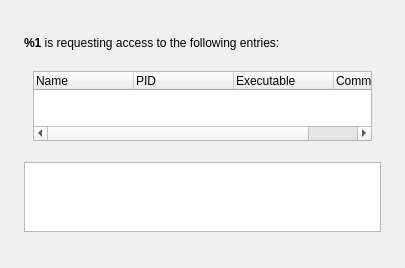
<?xml version="1.0" encoding="UTF-8"?>
<ui version="4.0">
 <class>AccessControlDialog</class>
 <widget class="QDialog" name="AccessControlDialog">
  <property name="geometry">
   <rect>
    <x>0</x>
    <y>0</y>
    <width>405</width>
    <height>252</height>
   </rect>
  </property>
  <property name="windowTitle">
   <string>KeePassXC -  Access Request</string>
  </property>
  <layout class="QVBoxLayout" name="verticalLayout">
   <property name="spacing">
    <number>12</number>
   </property>
   <property name="leftMargin">
    <number>24</number>
   </property>
   <property name="topMargin">
    <number>24</number>
   </property>
   <property name="rightMargin">
    <number>24</number>
   </property>
   <property name="bottomMargin">
    <number>24</number>
   </property>
   <item>
    <widget class="MessageWidget" name="exePathWarn" native="true">
     <property name="text" stdset="0">
      <string>Non-existing/inaccessible executable path. Please double-check the client is legit.</string>
     </property>
     <property name="closeButtonVisible" stdset="0">
      <bool>false</bool>
     </property>
    </widget>
   </item>
   <item>
    <widget class="QLabel" name="appLabel">
     <property name="text">
      <string>&lt;html&gt;&lt;head/&gt;&lt;body&gt;&lt;p&gt;&lt;span style=&quot; font-weight:600;&quot;&gt;%1 &lt;/span&gt;is requesting access to the following entries:&lt;/p&gt;&lt;/body&gt;&lt;/html&gt;</string>
     </property>
     <property name="alignment">
      <set>Qt::AlignLeading|Qt::AlignLeft|Qt::AlignVCenter</set>
     </property>
    </widget>
   </item>
   <item>
    <widget class="QWidget" name="detailsContainer" native="true">
     <layout class="QVBoxLayout" name="verticalLayout_2">
      <item>
       <widget class="QTreeWidget" name="procTree">
        <property name="sizePolicy">
         <sizepolicy hsizetype="Expanding" vsizetype="Preferred">
          <horstretch>0</horstretch>
          <verstretch>0</verstretch>
         </sizepolicy>
        </property>
        <property name="uniformRowHeights">
         <bool>true</bool>
        </property>
        <property name="animated">
         <bool>true</bool>
        </property>
        <property name="allColumnsShowFocus">
         <bool>true</bool>
        </property>
        <attribute name="headerStretchLastSection">
         <bool>false</bool>
        </attribute>
        <column>
         <property name="text">
          <string>Name</string>
         </property>
        </column>
        <column>
         <property name="text">
          <string>PID</string>
         </property>
        </column>
        <column>
         <property name="text">
          <string>Executable</string>
         </property>
        </column>
        <column>
         <property name="text">
          <string>Command Line</string>
         </property>
        </column>
       </widget>
      </item>
     </layout>
    </widget>
   </item>
   <item>
    <widget class="QTableView" name="itemsTable">
     <property name="sizePolicy">
      <sizepolicy hsizetype="Expanding" vsizetype="Preferred">
       <horstretch>0</horstretch>
       <verstretch>0</verstretch>
      </sizepolicy>
     </property>
     <property name="editTriggers">
      <set>QAbstractItemView::NoEditTriggers</set>
     </property>
     <property name="showDropIndicator" stdset="0">
      <bool>false</bool>
     </property>
     <property name="alternatingRowColors">
      <bool>true</bool>
     </property>
     <property name="selectionMode">
      <enum>QAbstractItemView::SingleSelection</enum>
     </property>
     <property name="selectionBehavior">
      <enum>QAbstractItemView::SelectRows</enum>
     </property>
     <property name="cornerButtonEnabled">
      <bool>false</bool>
     </property>
     <attribute name="horizontalHeaderVisible">
      <bool>false</bool>
     </attribute>
     <attribute name="verticalHeaderVisible">
      <bool>false</bool>
     </attribute>
    </widget>
   </item>
   <item>
    <layout class="QHBoxLayout" name="horizontalLayout">
     <item>
      <widget class="QDialogButtonBox" name="buttonBox">
       <property name="standardButtons">
        <set>QDialogButtonBox::NoButton</set>
       </property>
      </widget>
     </item>
    </layout>
   </item>
  </layout>
 </widget>
 <customwidgets>
  <customwidget>
   <class>MessageWidget</class>
   <extends>QWidget</extends>
   <header>gui/MessageWidget.h</header>
   <container>1</container>
  </customwidget>
 </customwidgets>
 <resources/>
 <connections/>
</ui>
